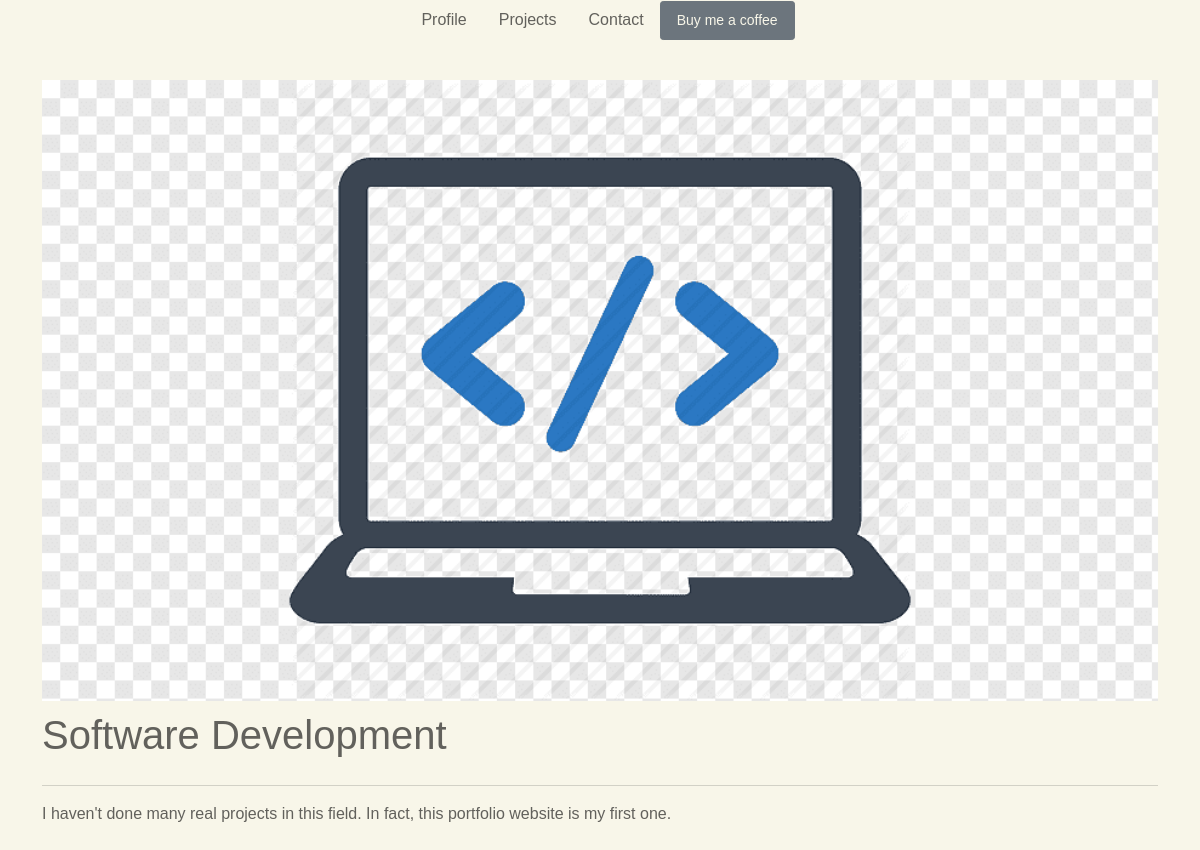
The app's page /field/59922165c966496bb2a89bdb22f192e0/ with its own data.
### matthewsportfolio/models.py (models this page shows, shortened)
class Field(models.Model):
    id = models.UUIDField(default=uuid.uuid4, unique=True, primary_key=True, editable=False)
    title = models.CharField(max_length=255)
    description = models.TextField(null=True, blank=True)
    logo = models.ImageField(null=True, blank=True)

### matthewsportfolio/views.py (the view)
# urls.py: path('field/<str:pk>/', views.FieldPage, name="field"),
def FieldPage(request, pk):
    field = Field.objects.get(id=pk)
    form = FieldForm()
    context = {'field': field, 'form': form}
    return render(request, 'base/field.html', context)

### matthewsportfolio/templates/base/field.html (shortened to what this page needs)
{% extends 'base/main.html' %}
{% load static %}
{% block content %}
<section id="field" class="pd-top-30 pd-bot-30">
    <div class="container">
        <div class="field-image-container">
            <img src="{{ field.logo.url }}" alt="" class="field-logo">
        </div>
        <h1 class="pd-top-bot-10">{{ field.title }}</h1>
        <hr>
        <p>{{ field.description|safe }}</p>
    </div>
</section>
{% endblock content %}

### static/styles/main.css (style rules this page uses)
body { font-family: 'Menlo', sans-serif !important; color: #62615c !important; background-color: #f8f6e9 !important; }
h1, h2, h3, h4, h5, p, a { color: #62615c !important; }
.pd-top-30 { padding-top: 30px; }
.pd-bot-30 { padding-bottom: 30px; }
.field-logo { width: 100%; }

### static/styles/project.css (style rules this page uses)
.pd-top-bot-10 { padding: 10px 0; }

### records on screen
Field: logo (picture), title "Software Development", description "I haven't done many real projects in this field. In fact, this portfolio website is my first one."
